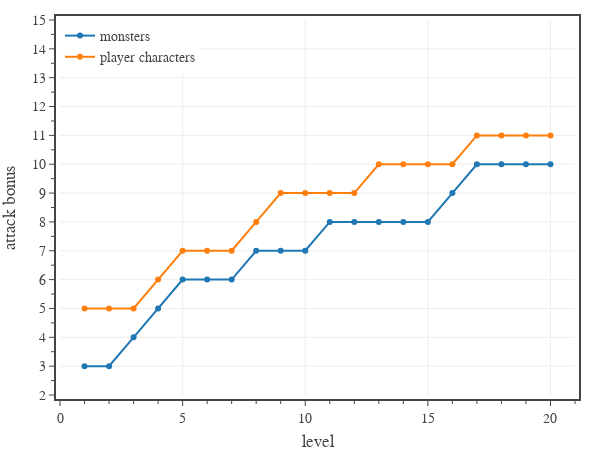

Here is the notebook cell this chart was saved with:
### Code cell
# plots average attack bonus

pc = {
    'level':      [ 1, 2, 3, 4, 5, 6, 7, 8, 9,10,11,12,13,14,15,16,17,18,19,20],
    'attack mod': [ 3, 3, 3, 4, 4, 4, 4, 5, 5, 5, 5, 5, 5, 5, 5, 5, 5, 5, 5, 5],
    'prof bonus': [ 2, 2, 2, 2, 3, 3, 3, 3, 4, 4, 4, 4, 5, 5, 5, 5, 6, 6, 6, 6],
}
pc['attack bonus'] = [pc['attack mod'][i] + pc['prof bonus'][i] for i in range(20)]
pc['save dc'] = [pc['attack bonus'][i] + 8 for i in range(20)]

dfD = pd.read_csv('../../assets/data/dmg-targets.csv') # 'CR','PB','AC','AB','DC'
#dfD = df0[['CR','AC','AB']].groupby(['CR']).mean().reset_index()
dfD = dfD[dfD['CR'].between(1, 20)]

# create figure
fig = go.Figure(
    layout=go.Layout(
        template=TFB_TEMPLATE,
        margin=dict(l=60, r=25, b=55, t=20, pad=4),
        xaxis=dict(
            title_text='level',
            range=[0,21],
            tick0=0, dtick=5,
            minor=dict(tick0=0, dtick=1),
        ),
        yaxis=dict(
            title_text='attack bonus',
            range=[2,15],
            tick0=0, dtick=1,
            minor=dict(tick0=0, dtick=0.5),
        ),
        legend=dict(
            xanchor='left', yanchor='top',
            x=0.00, y=1.00,
            orientation='v',
            tracegroupgap=0,
        )
    )
)

# plot monster save DCs
fig.add_trace(go.Scatter(
    x=np.array(pc['level']), 
    y=np.array(dfD['AB']),
    mode='markers+lines', 
    name='monsters',
    hovertemplate=
        'Level %{x}<br>'+
        'Attack Bonus %{y:,.0f}' + 
        '<extra></extra>'
))

# plot player character save DCs
fig.add_trace(go.Scatter(
    x=np.array(pc['level']), 
    y=np.array(pc['attack bonus']),
    mode='markers+lines', 
    name='player characters',
    hovertemplate=
        'Level %{x}<br>'+
        'Attack Bonus %{y:,.0f}' + 
        '<extra></extra>'
))

# show figure
fig.update_layout(width=600, height=450)
fig.show(config=TFB_CONFIG)

# save figures
if SAVEFIGS:
    fig.update_layout(autosize=True, width=None, height=None)
    save_fig_html(fig, format='large', name=f'./fig-attack-bonus-vs-level-large')
    save_fig_html(fig, format='small', name=f'./fig-attack-bonus-vs-level-small')

### Figure 1 — Plotly figure (JSON) as saved in the notebook; plotly's stock layout.template omitted (floating-point values rounded to 4 significant figures)
{"data": [{"hovertemplate": "Level %{x}<br>Attack Bonus %{y:,.0f}<extra></extra>", "mode": "markers+lines", "name": "monsters", "type": "scatter", "x": [1, 2, 3, 4, 5, 6, 7, 8, 9, 10, 11, 12, 13, 14, 15, 16, 17, 18, 19, 20], "y": [3, 3, 4, 5, 6, 6, 6, 7, 7, 7, 8, 8, 8, 8, 8, 9, 10, 10, 10, 10]}, {"hovertemplate": "Level %{x}<br>Attack Bonus %{y:,.0f}<extra></extra>", "mode": "markers+lines", "name": "player characters", "type": "scatter", "x": [1, 2, 3, 4, 5, 6, 7, 8, 9, 10, 11, 12, 13, 14, 15, 16, 17, 18, 19, 20], "y": [5, 5, 5, 6, 7, 7, 7, 8, 9, 9, 9, 9, 10, 10, 10, 10, 11, 11, 11, 11]}], "layout": {"height": 450, "legend": {"orientation": "v", "tracegroupgap": 0, "x": 0, "xanchor": "left", "y": 1, "yanchor": "top"}, "margin": {"b": 55, "l": 60, "pad": 4, "r": 25, "t": 20}, "width": 600, "xaxis": {"dtick": 5, "minor": {"dtick": 1, "tick0": 0}, "range": [0, 21], "tick0": 0, "title": {"text": "level"}}, "yaxis": {"dtick": 1, "minor": {"dtick": 0.5, "tick0": 0}, "range": [2, 15], "tick0": 0, "title": {"text": "attack bonus"}}}}
